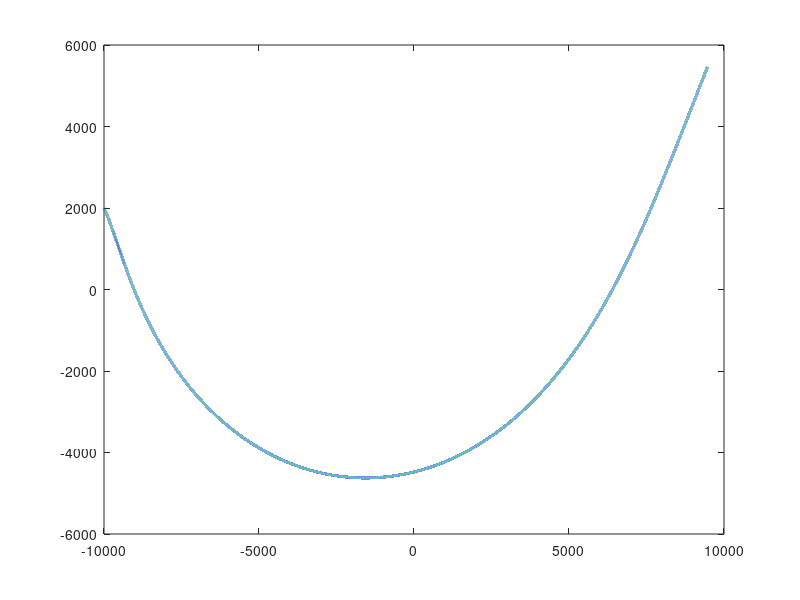
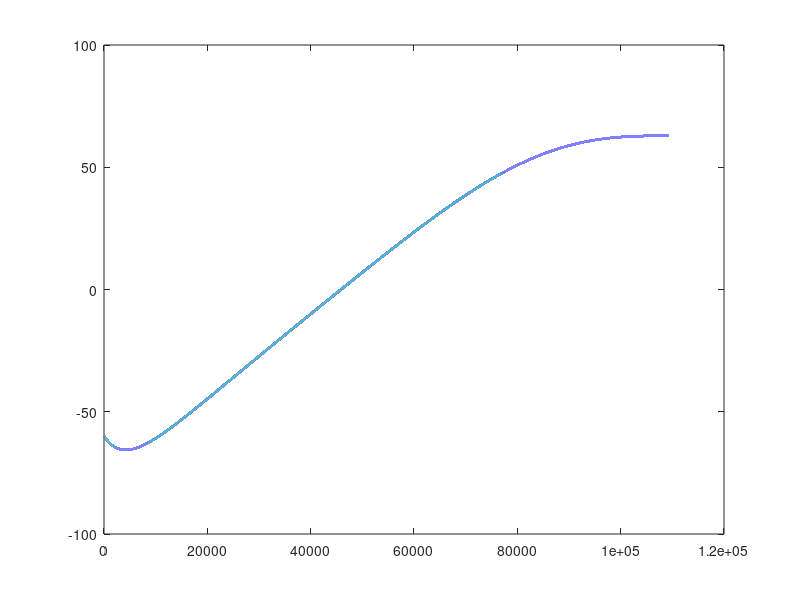
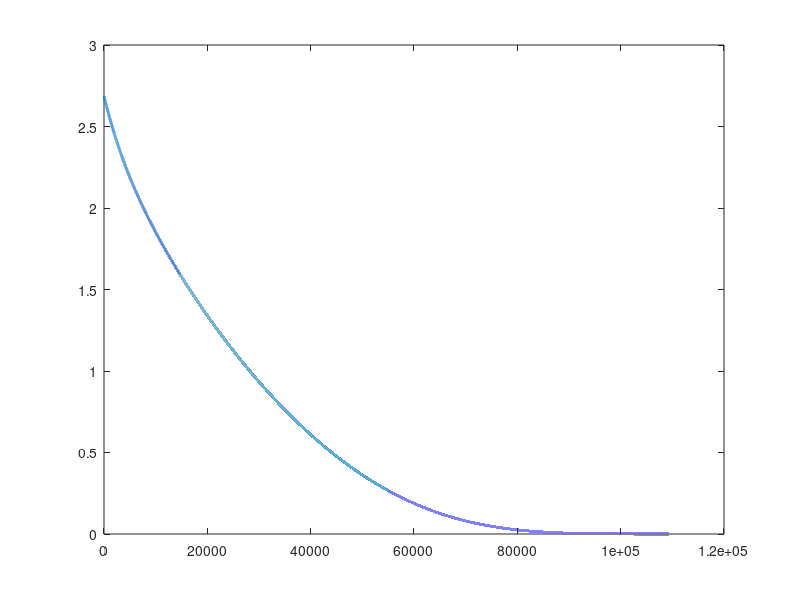

Reproduce these figures in MATLAB, in order.
%bias proportional navigation impact angle control

%保证在追逐过程当中r_dot要一直小于0 
%保证在初始的yita_m要是在 [-90 , 90] 之间的  
% if 目标是动态的 不能保证一定可以满足攻击角度的约束  
clc; close all;clear;

% 导弹的信息
xm = -10000; ym = 2000; vm = 250; delm = -60 / 180 * pi;
am_limit = 10 * 9.81; % 过载限制
delm_d = 90 /180 * pi; % 期望攻击角度
N=3; %应用于比例导引 
K=3; %应用于攻击角度 
dt = 0.001;

% 目标的信息
xt = 0; yt = 0; vt = 100; delt = 30/180*pi;


%初始的状态信息
r = sqrt((xm - xt)^2 + (ym - yt)^2); % 初始的距离
q = atan2(yt-ym,xt-xm);  %初始的视线角
a = (N-1)*delm_d - N*q + delm;  % 初始的a
yita_m = q - delm;
yita_t = q - delt;
n = 1;
while r > 1
    dr = -vm * cos(yita_m) + vt * cos(yita_t);
    dq = (vm * sin(yita_m) - vt * sin(yita_t)) / r;
    da = -(K * vm * a * cos(yita_m)) / r;
    R(n) = r;
    XM(n) = xm;
    YM(n) = ym;
    AM(n) = a;
    YITA_M(n) = yita_m;
    DELM(n) = delm * 180 / pi;
    am = N * vm * dq - ((K * vm^2 * cos(yita_m))/r * a); % 求得过载
    % min(am,am_limit); % 限制最大的过载

    ddelm = am / vm;

    r = r + dr * dt;
    q = q + dq * dt;
    delm = delm + ddelm * dt;
    yita_m = q - delm;
    yita_t = q - delt;
    a = a + da * dt;

    xm = xm + vm * cos(delm) * dt;
    ym = ym + vm * sin(delm) * dt;
    n = n + 1;
end

% 
figure(1);
plot(XM,YM,'LineWidth',2);
figure(2);
plot(DELM,'LineWidth',2);
figure(3);
plot(AM,'LineWidth',2);
% figure(4);
% plot(YITA_M,'LineWidth',2);
